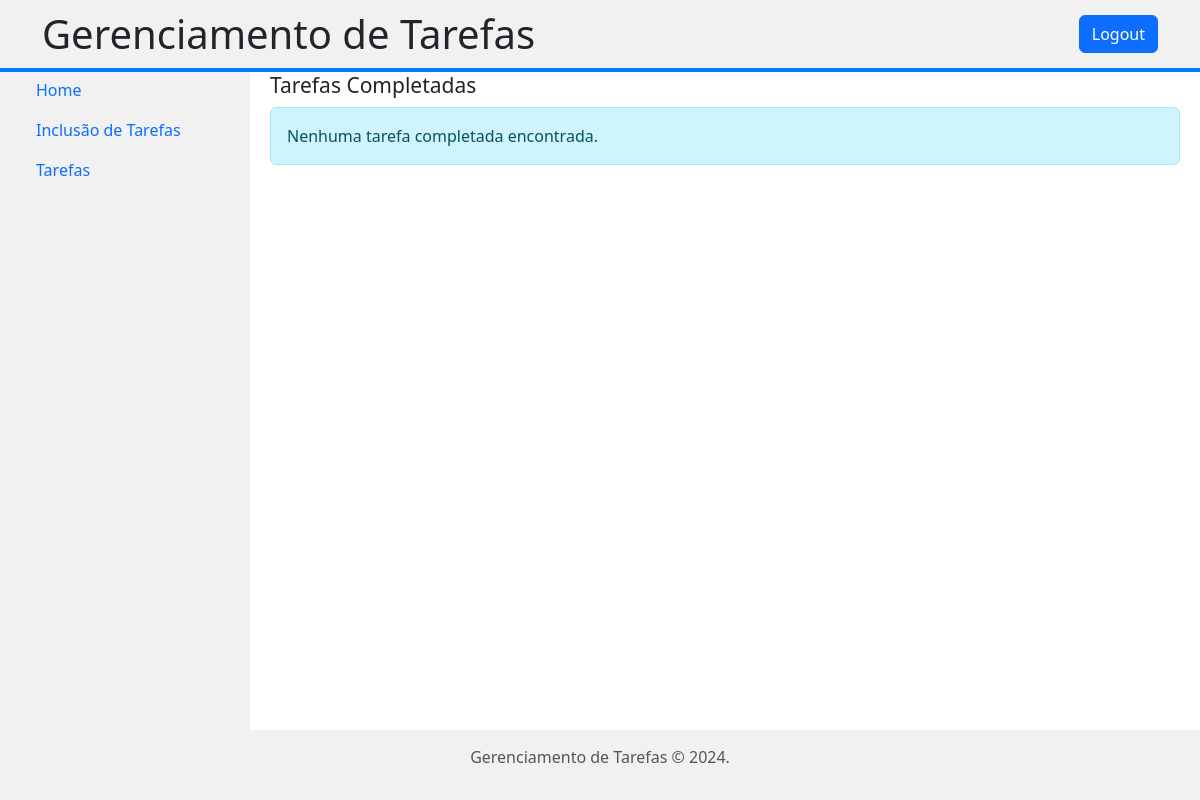
Before: /tasks/completadas/ (signed in) with the older database file.
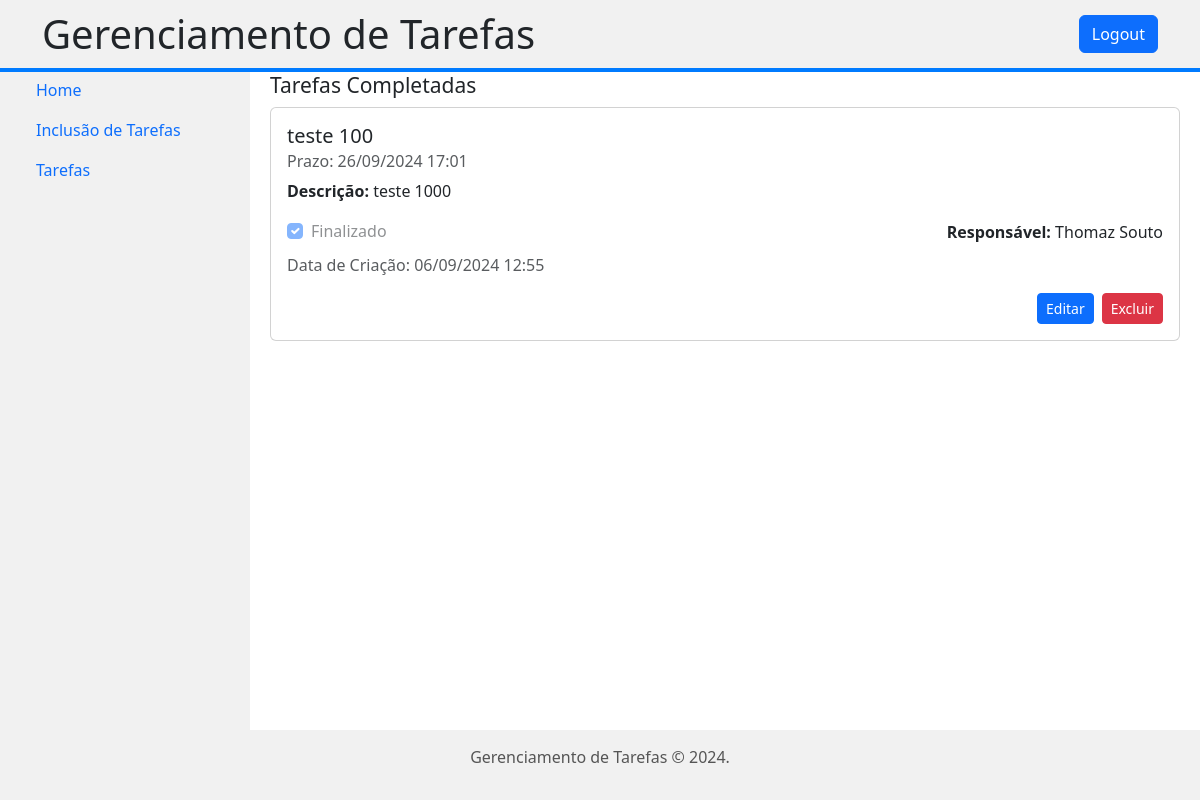
After: the same page with the newer database file.
### tasks/models.py (models this page shows, shortened)
class Task(models.Model):
    title = models.CharField(max_length=250)
    description = models.TextField()
    completed = models.BooleanField(default=False)
    created_at = models.DateTimeField(auto_now_add=True)
    due_date = models.DateTimeField()
    user = models.ForeignKey(User, on_delete=models.CASCADE, related_name='tasks')

### tasks/views.py (the view)
# urls.py: path('tasks/completadas/', views.tasksComp, name='completadas'),
@login_required
def tasksComp(request):
    user = request.user
    tasks = Task.objects.filter(completed=True, user=user)
    return render(request, 'tasks/tasksComp.html', {'tasks': tasks})

### tasks/templates/tasks/tasksComp.html
{% extends "base.html" %}
{% load static %}
{% block content %}
<h4><small>Tarefas Completadas</small></h4>
<div class="row">
    {% for task in tasks %}
    <div class="col-md-12 mb-4">
        <div class="card">
            <div class="card-body">
                <h5 class="card-title">{{ task.title }}</h5>
                <h6 class="card-subtitle mb-2 text-muted">Prazo: {{ task.due_date|date:"d/m/Y H:i" }}</h6>
                <p class="card-text">
                    <strong>Descrição:</strong> {{ task.description }}
                </p>
                <div class="d-flex align-items-center mb-2">
                    <div class="form-check me-3">
                        <input type="checkbox" class="form-check-input" id="is_active_{{ task.pk }}" name="is_active" disabled {% if task.completed %}checked{% endif %}>
                        <label class="form-check-label" for="is_active_{{ task.pk }}">Finalizado</label>
                    </div>
                    <div class="ms-auto">
                        <p class="mb-0">
                            <strong>Responsável:</strong>
                            {% if task.user.get_full_name %}
                                {{ task.user.get_full_name }}
                            {% else %}
                                {{ task.user.username }}
                            {% endif %}
                        </p>
                    </div>
                </div>
                <p class="text-muted mb-0">Data de Criação: {{ task.created_at|date:"d/m/Y H:i" }}</p>
                <div class="d-flex justify-content-end mt-3">
                    <a href="{% url 'tasks:editar' task.pk %}" class="btn btn-primary btn-sm me-2">Editar</a>
                    <a href="{% url 'tasks:excluir' task.pk %}" class="btn btn-danger btn-sm">Excluir</a>
                </div>
            </div>
        </div>
    </div>
    {% empty %}
    <div class="col-md-12">
        <div class="alert alert-info" role="alert">
            Nenhuma tarefa completada encontrada.
        </div>
    </div>
    {% endfor %}
</div>
{% endblock %}

Changed rows visible on the page:
now on this page (row edited): Task: title "teste 100", due_date "26/09/2024 17:01", description "teste 1000", completed "☑", user.get_full_name "Thomaz Souto", created_at "06/09/2024 12:55"
Other visible differences:
text no longer shown: "Nenhuma tarefa completada encontrada."
